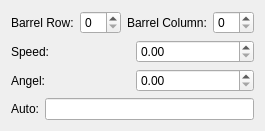
<?xml version="1.0" encoding="UTF-8"?>
<ui version="4.0">
 <class>UrBarrelPropertiesWidget</class>
 <widget class="QWidget" name="UrBarrelPropertiesWidget">
  <property name="geometry">
   <rect>
    <x>0</x>
    <y>0</y>
    <width>254</width>
    <height>128</height>
   </rect>
  </property>
  <property name="windowTitle">
   <string>Form</string>
  </property>
  <layout class="QVBoxLayout" name="verticalLayout_2">
   <item>
    <layout class="QVBoxLayout" name="verticalLayout">
     <item>
      <layout class="QHBoxLayout" name="horizontalLayout_3">
       <item>
        <layout class="QHBoxLayout" name="horizontalLayout">
         <item>
          <widget class="QLabel" name="label">
           <property name="text">
            <string>Barrel Row:</string>
           </property>
          </widget>
         </item>
         <item>
          <widget class="QSpinBox" name="WBarrelRowSpinBox"/>
         </item>
        </layout>
       </item>
       <item>
        <layout class="QHBoxLayout" name="horizontalLayout_2">
         <item>
          <widget class="QLabel" name="label_2">
           <property name="text">
            <string>Barrel Column:</string>
           </property>
          </widget>
         </item>
         <item>
          <widget class="QSpinBox" name="WBarrelColumnSpinBox"/>
         </item>
        </layout>
       </item>
      </layout>
     </item>
     <item>
      <layout class="QHBoxLayout" name="horizontalLayout_4">
       <item>
        <widget class="QLabel" name="label_3">
         <property name="text">
          <string>Speed:</string>
         </property>
        </widget>
       </item>
       <item>
        <widget class="QDoubleSpinBox" name="WSpeedDoubleSpinBox"/>
       </item>
      </layout>
     </item>
     <item>
      <layout class="QHBoxLayout" name="horizontalLayout_5">
       <item>
        <widget class="QLabel" name="label_4">
         <property name="text">
          <string>Angel:</string>
         </property>
        </widget>
       </item>
       <item>
        <widget class="QDoubleSpinBox" name="WAngleDoubleSpinBox"/>
       </item>
      </layout>
     </item>
     <item>
      <layout class="QHBoxLayout" name="horizontalLayout_6">
       <item>
        <widget class="QLabel" name="label_5">
         <property name="text">
          <string>Auto:</string>
         </property>
        </widget>
       </item>
       <item>
        <widget class="QLineEdit" name="WBarrelAutoLineEdit"/>
       </item>
      </layout>
     </item>
    </layout>
   </item>
  </layout>
 </widget>
 <resources/>
 <connections/>
</ui>
